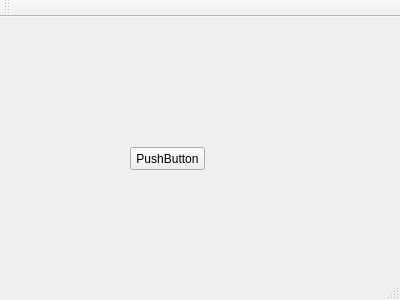
<?xml version="1.0" encoding="UTF-8"?>
<ui version="4.0">
 <class>MainWindow</class>
 <widget class="QMainWindow" name="MainWindow">
  <property name="geometry">
   <rect>
    <x>0</x>
    <y>0</y>
    <width>400</width>
    <height>300</height>
   </rect>
  </property>
  <property name="windowTitle">
   <string>MainWindow</string>
  </property>
  <property name="windowOpacity">
   <double>1.000000000000000</double>
  </property>
  <widget class="QWidget" name="centralWidget">
   <widget class="QPushButton" name="pushButton">
    <property name="geometry">
     <rect>
      <x>130</x>
      <y>130</y>
      <width>75</width>
      <height>23</height>
     </rect>
    </property>
    <property name="text">
     <string>PushButton</string>
    </property>
   </widget>
  </widget>
  <widget class="QMenuBar" name="menuBar">
   <property name="geometry">
    <rect>
     <x>0</x>
     <y>0</y>
     <width>400</width>
     <height>23</height>
    </rect>
   </property>
  </widget>
  <widget class="QToolBar" name="mainToolBar">
   <attribute name="toolBarArea">
    <enum>TopToolBarArea</enum>
   </attribute>
   <attribute name="toolBarBreak">
    <bool>false</bool>
   </attribute>
  </widget>
  <widget class="QStatusBar" name="statusBar"/>
 </widget>
 <layoutdefault spacing="6" margin="11"/>
 <resources/>
 <connections/>
</ui>
